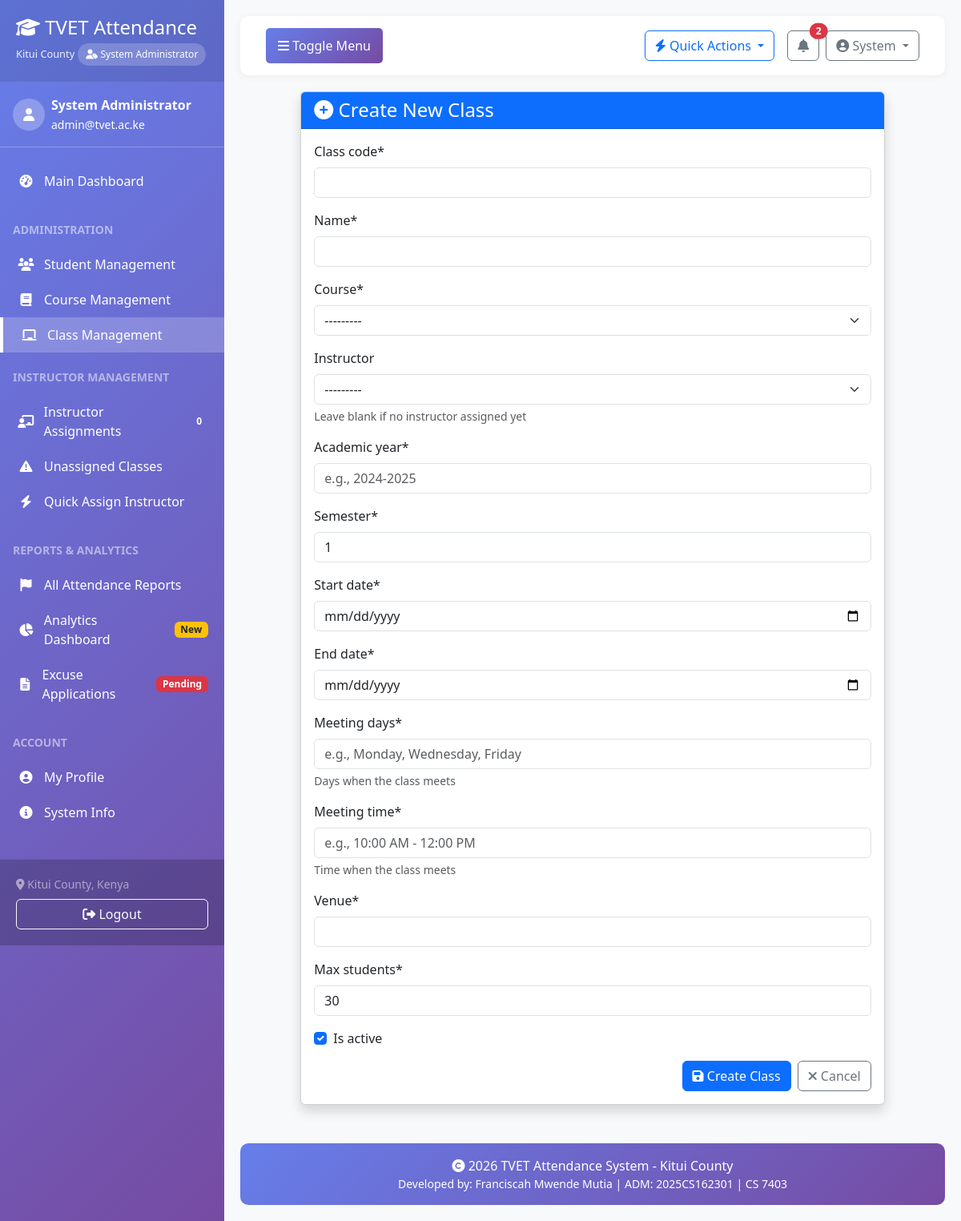
The app's page /courses/classes/create/ (signed in) with its own data.
### accounts/models.py (models this page shows, shortened)
class User(AbstractUser):
    USER_TYPE_CHOICES = (
        ('admin', 'System Administrator'),
        ('instructor', 'Instructor/Lecturer'),
        ('student', 'Student'),
        ('registrar', 'Registrar'),
        ('hod', 'Head of Department'),
    )
    ACCOUNT_STATUS_CHOICES = (
        ('pending', 'Pending Approval'),
        ('approved', 'Approved'),
        ('rejected', 'Rejected'),
        ('suspended', 'Suspended'),
    )
    user_type = models.CharField(max_length=20, choices=USER_TYPE_CHOICES, default='student')
    phone_number = models.CharField(max_length=15, blank=True, null=True)
    profile_picture = models.ImageField(upload_to='profile_pics/', blank=True, null=True)
    department = models.CharField(max_length=100, blank=True, null=True)
    account_status = models.CharField(max_length=20, choices=ACCOUNT_STATUS_CHOICES, default='pending')
    approved_by = models.ForeignKey('self', on_delete=models.SET_NULL, null=True, blank=True, related_name='approved_users')
    approved_at = models.DateTimeField(null=True, blank=True)
    rejection_reason = models.TextField(blank=True, null=True)
    created_at = models.DateTimeField(auto_now_add=True)
    updated_at = models.DateTimeField(auto_now=True)
    def approve(self, admin_user):
        """Approve this user account"""
        self.account_status = 'approved'
        self.approved_by = admin_user
        self.approved_at = timezone.now()
        self.is_active = True
        self.save()
    class Meta:
        verbose_name = 'User'
        verbose_name_plural = 'Users'
        permissions = [
            ('approve_users', 'Can approve user accounts'),
            ('manage_users', 'Can manage all users'),
        ]

### courses/models.py (models this page shows)
class Course(models.Model):
    LEVEL_CHOICES = (
        ('certificate', 'Certificate'),
        ('diploma', 'Diploma'),
        ('artisan', 'Artisan'),
        ('craft', 'Craft'),
    )
    code = models.CharField(max_length=20, unique=True)
    name = models.CharField(max_length=200)
    description = models.TextField(blank=True)
    level = models.CharField(max_length=20, choices=LEVEL_CHOICES, default='certificate')
    duration_months = models.IntegerField(default=12)
    department = models.CharField(max_length=100)
    is_active = models.BooleanField(default=True)
    created_at = models.DateTimeField(auto_now_add=True)
    updated_at = models.DateTimeField(auto_now=True)
    def __str__(self):
        return f"{self.code} - {self.name}"
    class Meta:
        ordering = ['code']

### courses/views.py (the view)
# urls.py: path('classes/create/', views.class_create, name='class_create'),
@login_required
@permission_required('courses.add_class', raise_exception=True)
def class_create(request):
    if request.method == 'POST':
        form = ClassForm(request.POST)
        if form.is_valid():
            class_obj = form.save()
            messages.success(request, f'Class {class_obj.class_code} created successfully!')
            return redirect('courses:class_detail', pk=class_obj.pk)
    else:
        form = ClassForm()
    context = {'form': form}
    return render(request, 'courses/class_form.html', context)

### templates/courses/class_form.html (shortened to what this page needs)
{% extends 'base.html' %}
{% load crispy_forms_tags %}
{% block content %}
<div class="row justify-content-center">
    <div class="col-md-10">
        <div class="card shadow">
            <div class="card-header bg-{% if class %}warning{% else %}primary{% endif %} text-white">
                <h4 class="mb-0">
                    <i class="fas fa-{% if class %}edit{% else %}plus-circle{% endif %}"></i>
                    {% if class %}Edit Class: {{ class.class_code }}{% else %}Create New Class{% endif %}
                </h4>
            </div>
            <div class="card-body">
                <form method="post">
                    {{ form|crispy }}
                    <div class="d-grid gap-2 d-md-flex justify-content-md-end mt-3">
                        <button type="submit" class="btn btn-{% if class %}warning{% else %}primary{% endif %}">
                            <i class="fas fa-save"></i>
                            {% if class %}Update Class{% else %}Create Class{% endif %}
                        </button>
                        <a href="{% if class %}{% url 'courses:class_detail' class.pk %}{% else %}{% url 'courses:class_list' %}{% endif %}"
                           class="btn btn-outline-secondary">
                            <i class="fas fa-times"></i> Cancel
                        </a>
                    </div>
                </form>
            </div>
        </div>
    </div>
</div>
{% endblock %}

### templates/base.html (shortened to what this page needs)
<!DOCTYPE html>
<html lang="en">
<head>
    <link href="https://cdn.jsdelivr.net/npm/bootstrap@5.3.0-alpha1/dist/css/bootstrap.min.css" rel="stylesheet">
    <link rel="stylesheet" href="https://cdnjs.cloudflare.com/ajax/libs/font-awesome/6.4.0/css/all.min.css">
    <link href="https://cdn.jsdelivr.net/npm/select2@4.1.0-rc.0/dist/css/select2.min.css" rel="stylesheet" />
    <link href="https://cdn.jsdelivr.net/npm/select2-bootstrap-5-theme@1.3.0/dist/select2-bootstrap-5-theme.min.css" rel="stylesheet" />
</head>
<body>
    <div id="wrapper">
        <nav id="sidebar">
            <div class="sidebar-header">
                <h3><i class="fas fa-graduation-cap"></i> TVET Attendance</h3>
                <small>Kitui County</small>
                {% if user.is_authenticated %}
                    <div class="role-badge">
                        <i class="fas fa-user-tag"></i>
                        {{ user.get_user_type_display|default:user.user_type|title }}
                    </div>
                {% endif %}
            </div>
            {% if user.is_authenticated %}
            <div class="px-3 py-3 border-bottom border-white border-opacity-25">
                <div class="d-flex align-items-center">
                    {% if user.profile_picture %}
                        <img src="{{ user.profile_picture.url }}" alt="Profile" class="rounded-circle me-2" width="40" height="40">
                    {% else %}
                        <div class="rounded-circle bg-white bg-opacity-25 d-flex align-items-center justify-content-center me-2" style="width: 40px; height: 40px;">
                            <i class="fas fa-user text-white"></i>
                        </div>
                    {% endif %}
                    <div>
                        <div class="fw-bold">{{ user.get_full_name|default:user.username }}</div>
                        <small>{{ user.email }}</small>
                    </div>
                </div>
            </div>
            <ul class="components list-unstyled">
                <li class="{% if request.resolver_match.url_name == 'dashboard' %}active{% endif %}">
                    <a href="{% url 'dashboard' %}">
                        <i class="fas fa-tachometer-alt"></i>
                        <span>Main Dashboard</span>
                    </a>
                </li>
                {% if user.user_type == 'admin' or user.user_type == 'registrar' or user.user_type == 'hod' or user.is_superuser %}
                <li class="mt-3 px-3">
                    <small class="text-uppercase text-white-50 fw-bold">Administration</small>
                </li>
                <li class="{% if 'students' in request.path %}active{% endif %}">
                    <a href="{% url 'students:list' %}">
                        <i class="fas fa-users"></i>
                        <span>Student Management</span>
                    </a>
                </li>
                <li class="{% if 'courses' in request.path and not 'classes' in request.path and not 'instructor-assignments' in request.path %}active{% endif %}">
                    <a href="{% url 'courses:list' %}">
                        <i class="fas fa-book"></i>
                        <span>Course Management</span>
                    </a>
                </li>
                <li class="{% if 'classes' in request.path and not 'instructor-assignments' in request.path %}active{% endif %}">
                    <a href="{% url 'courses:class_list' %}">
                        <i class="fas fa-chalkboard"></i>
                        <span>Class Management</span>
                    </a>
                </li>
                <li class="mt-2 px-3">
                    <small class="text-uppercase text-white-50 fw-bold">Instructor Management</small>
                </li>
                <li class="{% if 'instructor-assignments' in request.path %}active{% endif %}">
                    <a href="{% url 'courses:manage_instructor_assignments' %}">
                        <i class="fas fa-chalkboard-teacher"></i>
                        <span>Instructor Assignments</span>
                        <span class="badge bg-info" id="unassigned-count-badge">0</span>
                    </a>
                </li>
                <li>
                    <a href="{% url 'courses:class_list' %}?instructor__isnull=true">
                        <i class="fas fa-exclamation-triangle"></i>
                        <span>Unassigned Classes</span>
                    </a>
                </li>
                <li>
                    <a href="#" data-bs-toggle="modal" data-bs-target="#quickAssignModal">
                        <i class="fas fa-bolt"></i>
                        <span>Quick Assign Instructor</span>
                    </a>
                </li>
                <li class="mt-3 px-3">
                    <small class="text-uppercase text-white-50 fw-bold">Reports & Analytics</small>
                </li>
                <li>
                    <a href="{% url 'attendance:report' %}">
                        <i class="fas fa-flag"></i>
                        <span>All Attendance Reports</span>
                    </a>
                </li>
                <li>
                    <a href="{% url 'reports:dashboard' %}">
                        <i class="fas fa-chart-pie"></i>
                        <span>Analytics Dashboard</span>
                        <span class="badge bg-warning text-dark">New</span>
                    </a>
                </li>
                <li>
                    <a href="{% url 'attendance:excuse_list' %}">
                        <i class="fas fa-file-alt"></i>
                        <span>Excuse Applications</span>
                        <span class="badge bg-danger">Pending</span>
                    </a>
                </li>
                {% endif %}
                <li class="mt-3 px-3">
                    <small class="text-uppercase text-white-50 fw-bold">Account</small>
                </li>
                <li class="{% if 'profile' in request.path %}active{% endif %}">
                    <a href="{% url 'profile' %}">
                        <i class="fas fa-user-circle"></i>
                        <span>My Profile</span>
                    </a>
                </li>
                <li>
                    <a href="{% url 'dashboard' %}#system-info">
                        <i class="fas fa-info-circle"></i>
                        <span>System Info</span>
                    </a>
                </li>
            </ul>
            <div class="sidebar-footer">
                <div class="text-white-50 small mb-2">
                    <i class="fas fa-map-marker-alt"></i> Kitui County, Kenya
                </div>
                <form method="post" action="{% url 'logout' %}" class="d-inline">
                    <button type="submit" class="btn btn-outline-light w-100">
                        <i class="fas fa-sign-out-alt"></i> Logout
                    </button>
                </form>
            </div>
            {% endif %}
        </nav>
        <div id="content">
            <nav class="navbar navbar-expand-lg navbar-custom">
                <div class="container-fluid">
                    <button type="button" id="sidebarCollapse" class="btn">
                        <i class="fas fa-bars"></i>
                        <span>Toggle Menu</span>
                    </button>
                    <div class="ms-auto d-flex align-items-center">
                        {% if user.is_authenticated %}
                            <div class="dropdown me-3">
                                <button class="btn btn-outline-primary dropdown-toggle" type="button" data-bs-toggle="dropdown">
                                    <i class="fas fa-bolt"></i> Quick Actions
                                </button>
                            </div>
                            <div class="dropdown me-2">
                                <button class="btn btn-outline-secondary position-relative" type="button" data-bs-toggle="dropdown">
                                    <i class="fas fa-bell"></i>
                                    <span class="position-absolute top-0 start-100 translate-middle badge rounded-pill bg-danger" id="notification-count">
                                    </span>
                                </button>
                            </div>
                            <div class="dropdown">
                                <button class="btn btn-outline-secondary dropdown-toggle" type="button" data-bs-toggle="dropdown">
                                    <i class="fas fa-user-circle"></i> {{ user.get_short_name }}
                                </button>
                            </div>
                        {% endif %}
                    </div>
                </div>
            </nav>
            {% block content %}{% endblock %}
            <footer class="footer mt-5">
                <div class="container text-center">
                    <p class="mb-0">
                        <i class="fas fa-copyright"></i> {% now "Y" %} TVET Attendance System - Kitui County
                    </p>
                    <p class="mb-0 small">
                        Developed by: Franciscah Mwende Mutia | ADM: 2025CS162301 | CS 7403
                    </p>
                </div>
            </footer>
        </div>
    </div>
</body>
</html>

### templates/base.html (style rules this page uses)
body { font-family: 'Segoe UI', Tahoma, Geneva, Verdana, sans-serif; background-color: #f8f9fa; overflow-x: hidden; }
#wrapper { display: flex; width: 100%; align-items: stretch; }
#sidebar { min-width: 280px; max-width: 280px; background: linear-gradient(135deg, #667eea 0%, #764ba2 100%); color: #fff; transition: all 0.3s; box-shadow: 3px 0 10px rgba(0,0,0,0.1); min-height: 100vh; }
#sidebar .sidebar-header { padding: 20px; background: rgba(0,0,0,0.1); border-bottom: 1px solid rgba(255,255,255,0.1); }
#sidebar .sidebar-header h3 { margin-bottom: 0; font-size: 1.5rem; }
#sidebar .sidebar-header small { font-size: 0.8rem; opacity: 0.9; }
#sidebar ul.components { padding: 20px 0; }
#sidebar ul li { padding: 10px 20px; transition: all 0.3s; }
#sidebar ul li.active { background: rgba(255,255,255,0.2); border-left: 4px solid #fff; }
#sidebar ul li a { color: #fff; text-decoration: none; display: flex; align-items: center; gap: 10px; }
#sidebar ul li a i { width: 25px; text-align: center; }
#sidebar ul li .badge { margin-left: auto; }
#sidebar .sidebar-footer { padding: 20px; background: rgba(0,0,0,0.2); border-top: 1px solid rgba(255,255,255,0.1); position: sticky; bottom: 0; }
#content { width: 100%; padding: 20px; transition: all 0.3s; background-color: #f8f9fa; }
#sidebarCollapse { background: linear-gradient(135deg, #667eea 0%, #764ba2 100%); border: none; color: white; padding: 10px 15px; border-radius: 5px; cursor: pointer; transition: all 0.3s; }
.navbar-custom { background: white; padding: 15px 20px; border-radius: 10px; box-shadow: 0 2px 10px rgba(0,0,0,0.05); margin-bottom: 20px; }
.role-badge { background: rgba(255,255,255,0.2); padding: 5px 10px; border-radius: 20px; font-size: 0.75rem; display: inline-block; margin-top: 5px; }
.footer { background: linear-gradient(135deg, #667eea 0%, #764ba2 100%); color: white; padding: 1rem 0; margin-top: 2rem; border-radius: 10px; }

### records on screen
User: user_type "System Administrator", get_full_name "System Administrator", email "admin@tvet.ac.ke", get_short_name "System"
Course: is_active "☑"
